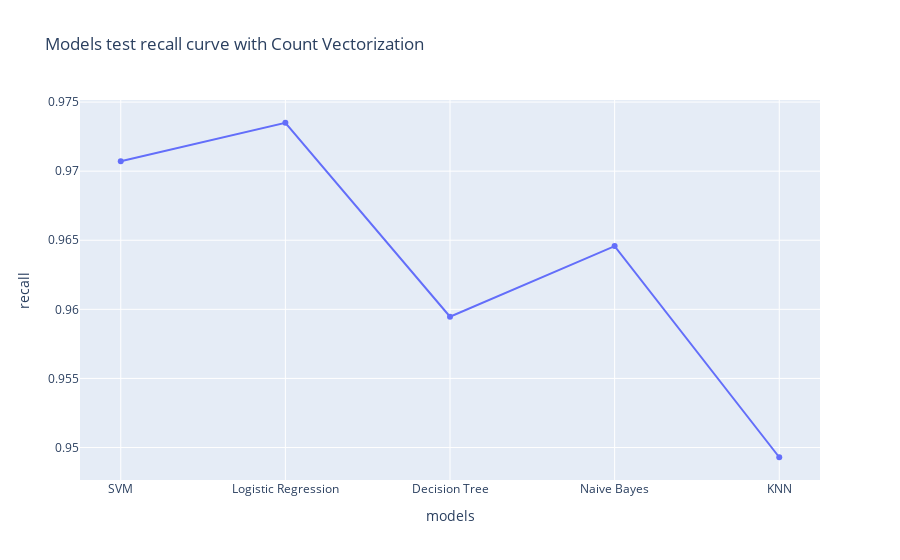

Notebook code cell kept with this figure:
### Code cell
x_data_recall = [svc_recall,lr_recall,dt_recall,nb_recall,knn_recall]
px.line(x=y_data,y=x_data_precision,title="Models test recall curve with Count Vectorization",labels={'x':'models','y':'recall'},markers='o')

### Figure 1 — Plotly figure (JSON) as saved in the notebook; plotly's stock layout.template omitted (floating-point values rounded to 4 significant figures)
{"data": [{"hovertemplate": "models=%{x}<br>recall=%{y}<extra></extra>", "legendgroup": "", "line": {"color": "#636efa", "dash": "solid"}, "marker": {"symbol": "circle"}, "mode": "lines+markers", "name": "", "orientation": "v", "showlegend": false, "type": "scatter", "x": ["SVM", "Logistic Regression", "Decision Tree", "Naive Bayes", "KNN"], "xaxis": "x", "y": [0.9707, 0.9735, 0.9595, 0.9646, 0.9493], "yaxis": "y"}], "layout": {"legend": {"tracegroupgap": 0}, "title": {"text": "Models test recall curve with Count Vectorization"}, "xaxis": {"anchor": "y", "domain": [0, 1], "title": {"text": "models"}}, "yaxis": {"anchor": "x", "domain": [0, 1], "title": {"text": "recall"}}}}
